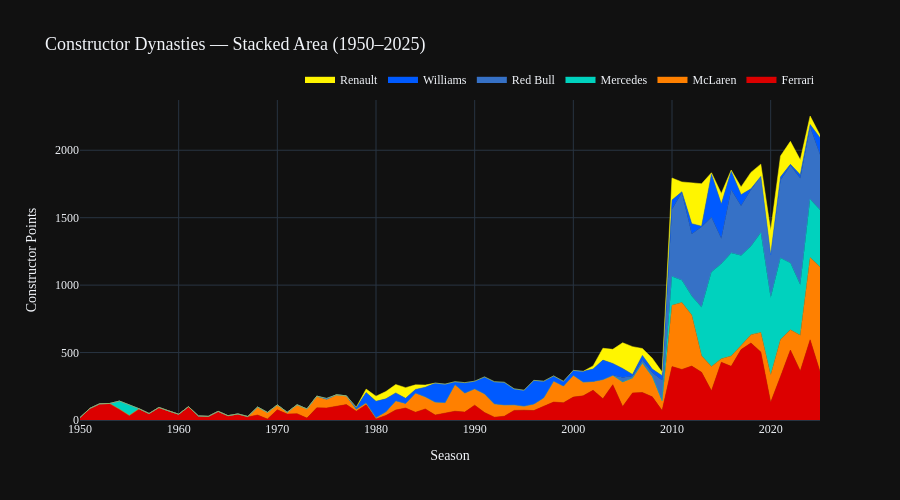

The cell this chart's notebook holds for it:
### Markdown cell above
## 8. Stacked Area Chart — Constructor Points Over Time (D3 Prototype)

This is the primary visualization that gets reproduced in D3.js. The stacked area shows how total constructor points are distributed among the top 6 teams over time — revealing which team dominated each era.

### Code cell
# Pivot: rows=Year, columns=Constructor, values=Points
pivot = top6_yearly.pivot(index='Year', columns='Constructor', values='Points').fillna(0)
pivot = pivot.reindex(columns=TOP_6)  # consistent order

fig = go.Figure()
for team in TOP_6:
    fig.add_trace(go.Scatter(
        x=pivot.index, y=pivot[team],
        mode='lines', name=team,
        stackgroup='one',
        line=dict(width=0.5, color=TOP_6_COLORS[team]),
        fillcolor=TOP_6_COLORS[team],
    ))

fig.update_layout(
    title='Constructor Dynasties — Stacked Area (1950–2025)',
    xaxis_title='Season', yaxis_title='Constructor Points',
    template='plotly_dark', height=500,
    font=dict(family='DM Sans'), title_font_size=18,
    legend=dict(orientation='h', yanchor='bottom', y=1.02, xanchor='right', x=1),
    hovermode='x unified'
)
fig.show()
